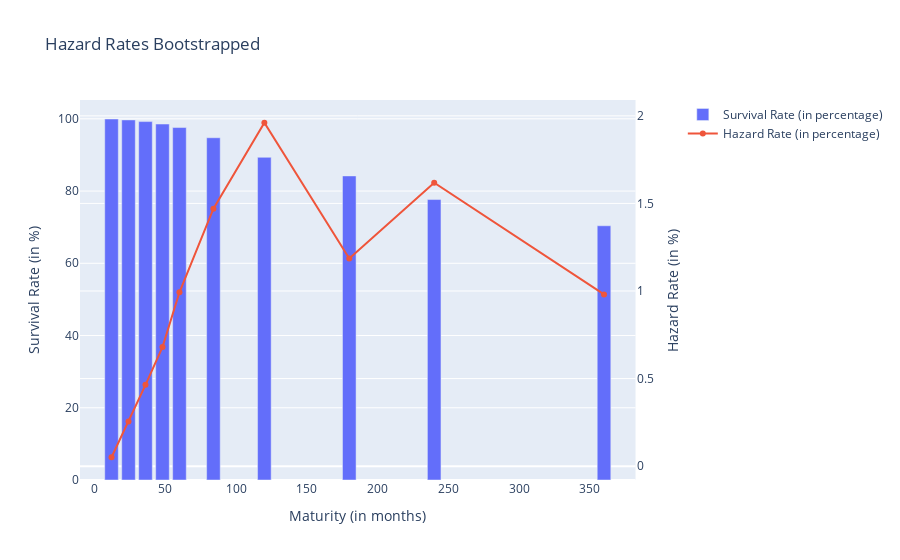

Notebook code cell kept with this figure:
### Markdown cell above
### Plot Data

### Code cell
#Plotting Hazard Rates for different maturities
fig = make_subplots(specs=[[{"secondary_y": True}]])

# Add traces
fig.add_trace(
    go.Bar(x=x, y=survival_rates, name="Survival Rate (in percentage)"),
    secondary_y=False,
)

fig.add_trace(
    go.Scatter(x=x, y=hazard_rates, name="Hazard Rate (in percentage)"),
    secondary_y=True,
)

# Add figure title
fig.update_layout(
    title_text="Hazard Rates Bootstrapped"
)

# Set x-axis title
fig.update_xaxes(title_text="Maturity (in months)")

# Set y-axes titles
fig.update_yaxes(title_text="Survival Rate (in %)", secondary_y=False)
fig.update_yaxes(title_text="Hazard Rate (in %)", secondary_y=True)

fig.show()

### Figure 1 — Plotly figure (JSON) as saved in the notebook; plotly's stock layout.template omitted (floating-point values rounded to 4 significant figures)
{"data": [{"name": "Survival Rate (in percentage)", "type": "bar", "x": [12, 24, 36, 48, 60, 84, 120, 180, 240, 360], "xaxis": "x", "y": [99.95, 99.69, 99.23, 98.56, 97.58, 94.76, 89.34, 84.19, 77.64, 70.39], "yaxis": "y"}, {"name": "Hazard Rate (in percentage)", "type": "scatter", "x": [12, 24, 36, 48, 60, 84, 120, 180, 240, 360], "xaxis": "x", "y": [0.05075, 0.2554, 0.4643, 0.6799, 0.9925, 1.47, 1.961, 1.186, 1.618, 0.9806], "yaxis": "y2"}], "layout": {"title": {"text": "Hazard Rates Bootstrapped"}, "xaxis": {"anchor": "y", "domain": [0, 0.94], "title": {"text": "Maturity (in months)"}}, "yaxis": {"anchor": "x", "domain": [0, 1], "title": {"text": "Survival Rate (in %)"}}, "yaxis2": {"anchor": "x", "overlaying": "y", "side": "right", "title": {"text": "Hazard Rate (in %)"}}}}
